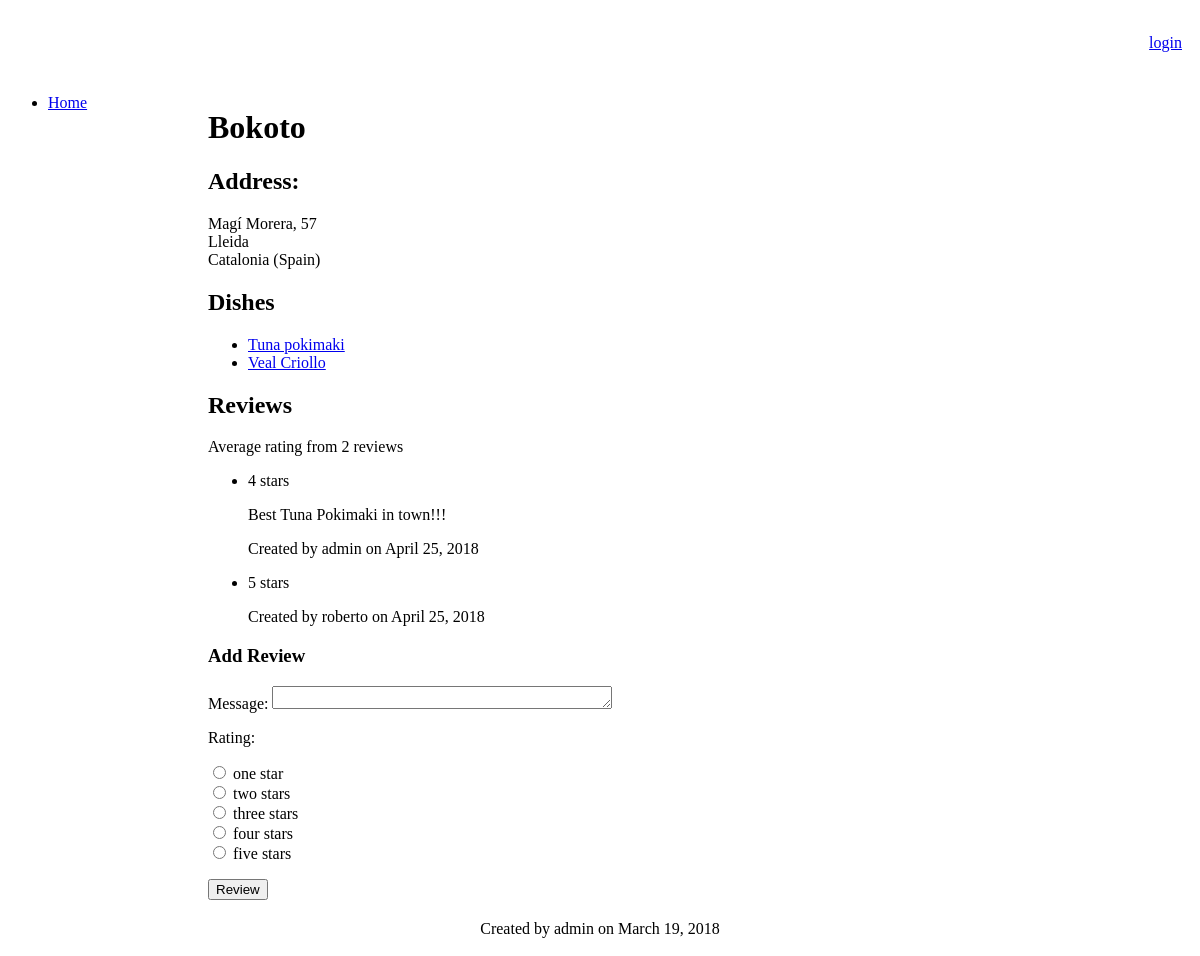
Screenshot of /myrestaurants/restaurants/1 with the database file from the repository.
### myrestaurants/models.py (models this page shows, shortened)
class Restaurant(models.Model):
    name = models.CharField(max_length=120)
    street = models.CharField(max_length=120, blank=True, null=True)
    number = models.IntegerField(blank=True, null=True)
    city = models.CharField(max_length=120, blank=True, null=True)
    zipCode = models.CharField(max_length=120, blank=True, null=True)
    stateOrProvince = models.CharField(max_length=120, blank=True, null=True)
    country = models.CharField(max_length=120, blank=True, null=True)
    telephone = models.CharField(max_length=120, blank=True, null=True)
    url = models.URLField(blank=True, null=True)
    user = models.ForeignKey(User, default=1, on_delete=models.CASCADE)
    date = models.DateField(default=date.today)

class Dish(models.Model):
    name = models.CharField(max_length=120)
    description = models.TextField(blank=True, null=True)
    price = models.DecimalField('Euro amount', max_digits=8, decimal_places=2, blank=True, null=True)
    user = models.ForeignKey(User, default=1, on_delete=models.CASCADE)
    date = models.DateField(default=date.today)
    image = models.ImageField(upload_to="myrestaurants", blank=True, null=True)
    restaurant = models.ForeignKey(Restaurant, null=True, related_name='dishes', on_delete=models.CASCADE)

class Review(models.Model):
    RATING_CHOICES = ((1, 'one'), (2, 'two'), (3, 'three'), (4, 'four'), (5, 'five'))
    rating = models.PositiveSmallIntegerField('Rating (stars)', blank=False, default=3, choices=RATING_CHOICES)
    comment = models.TextField(blank=True, null=True)
    user = models.ForeignKey(User, default=1, on_delete=models.CASCADE)
    date = models.DateField(default=date.today)
    class Meta:
        abstract = True

class RestaurantReview(Review):
    restaurant = models.ForeignKey(Restaurant, on_delete=models.CASCADE)

### myrestaurants/views.py (the view)
class RestaurantDetail(DetailView):
    model = Restaurant
    template_name = 'myrestaurants/restaurant_detail.html'
    def get_context_data(self, **kwargs):
        context = super(RestaurantDetail, self).get_context_data(**kwargs)
        context['RATING_CHOICES'] = RestaurantReview.RATING_CHOICES
        return context

### myrestaurants/templates/myrestaurants/restaurant_detail.html (shortened to what this page needs)
{% extends "myrestaurants/base.html" %}
{% block content %}
<span vocab="http://schema.org/" typeof="Restaurant">
<h1>
    <span property="name">{{ restaurant.name }}</span>
</h1>
<h2>Address:</h2>
<p>
    {{ restaurant.street }}, {{ restaurant.number }} <br/>
    {{ restaurant.zipcode }} {{ restaurant.city }} <br/>
    {{ restaurant.stateOrProvince }} ({{ restaurant.country }})
</p>
<h2>
    Dishes
</h2>
<ul>
    {% for dish in restaurant.dishes.all %}
        <li><a href="{% url 'myrestaurants:dish_detail' restaurant.id dish.id %}">
            {{ dish.name }}</a></li>
    {% empty %}<li>Sorry, no dishes for this restaurant yet.</li>
    {% endfor %}
</ul>
<h2>Reviews</h2>
{% if restaurant.restaurantreview_set.all|length > 0 %}
<span rel="aggregateRating">
    <p typeof="AggregateRating">
        Average rating
        {% with restaurant.restaurantreview_set.all|length as reviewCount %}
        from <span property="reviewCount">{{ reviewCount }}</span> review{{ reviewCount|pluralize }}
        {% endwith %}
    </p>
</span>
<ul rel="review">
    {% for review in restaurant.restaurantreview_set.all %}
        <li typeof="Review">
            <p rel="reviewRating" typeof="Rating">
                <span property="ratingValue">{{ review.rating }}</span> star{{ review.rating|pluralize }}
            </p>
            <p property="description">{% if review.comment %}{{ review.comment }}{% endif %}</p>
            <p>Created by <span property="author">{{ review.user }}</span> on
                <span property="datePublished" content="{{ review.date|date:'Y-m-d' }}">{{ review.date }}</span></p>
        </li>
    {% endfor %}
</ul>
{% endif %}
</span>
<h3>Add Review</h3>
<form action="{% url 'myrestaurants:review_create' restaurant.id %}" method="post">
    Message: <textarea name="comment" id="comment" rows="4"></textarea>
    <p>Rating:</p>
    <p>{% for rate in RATING_CHOICES %}
    <input type="radio" name="rating" id="rating{{ forloop.counter }}" value="{{ rate.0 }}" />
    <label for="choice{{ forloop.counter }}">{{ rate.1 }} star{{ rate.0|pluralize }}</label>
    <br/>{% endfor %}
    </p>
    <input type="submit" value="Review" />
</form>
{% endblock %}
{% block footer %}
    Created by {{ restaurant.user }} on {{ restaurant.date }}
{% endblock %}

### myrestaurants/templates/myrestaurants/base.html (shortened to what this page needs)
{% load staticfiles %}
<!DOCTYPE html>
<html lang="en">
<head>
    <link rel="stylesheet" href="https://code.jquery.com/ui/1.11.4/themes/smoothness/jquery-ui.css" />
    <link rel="stylesheet" href="{% static "style/base.css" %}" />
</head>
<body>
<div id="header">
    {% block header %}
        {% if user.is_authenticated %}
            <p>User: {{ user.username }} | <a href="{% url 'logout' %}?next={{request.path}}">logout</a></p>
        {% else %}
            <p><a href="{% url 'login' %}?next={{request.path}}">login</a></p>
        {% endif %}
    {% endblock %}
</div>
<div id="sidebar">
    {% block sidebar %}
        <ul>
            <li><a href="/myrestaurants/">Home</a></li>
        </ul>
    {% endblock %}
</div>
<div id="content">
    {% block content %}{% endblock %}
</div>
<div id="footer">
    {% block footer %}{% endblock %}
</div>
</body>
</html>

### myrestaurants/static/style/base.css (style rules this page uses)
#header { margin: 0; padding: 10px; text-align: right; }
#content { margin-left: 190px; padding: 10px; }
#sidebar { float: left; width: 190px; }
#footer { margin: 0; padding: 10px; text-align: center; }
textarea, input[type=number], input[type=url] { height: 1.25em; width: 25em; }

### rows the page displays
Restaurant: name "Bokoto", street "Magí Morera", number "57", city "Lleida", stateOrProvince "Catalonia", country "Spain", user "admin", date "March 19, 2018"
Dish: name "Tuna pokimaki"
Dish: name "Veal Criollo"
RestaurantReview: rating "4", comment "Best Tuna Pokimaki in town!!!", user "admin", date "April 25, 2018"
RestaurantReview: rating "5", user "roberto", date "April 25, 2018"

### other values shown
{{ reviewCount }} "2"
{{ rate.1 }} "one" "two" "three" "four" "five"
